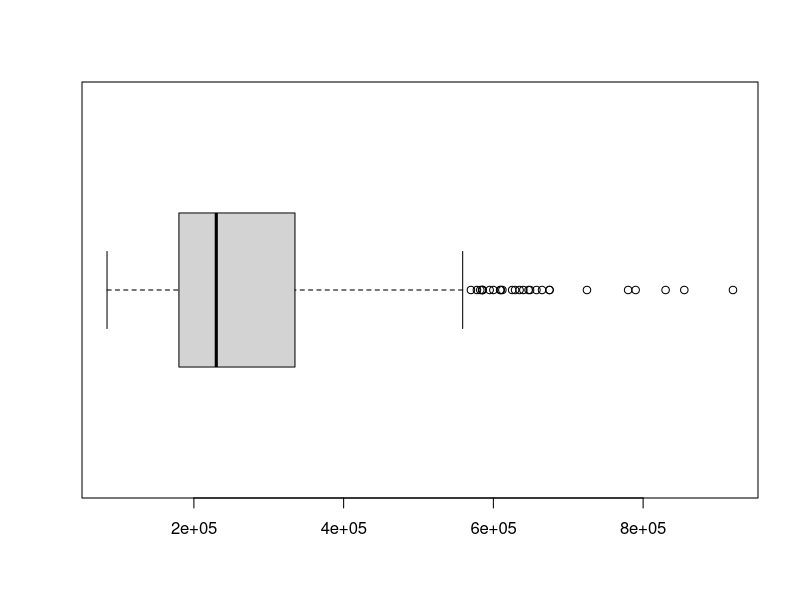
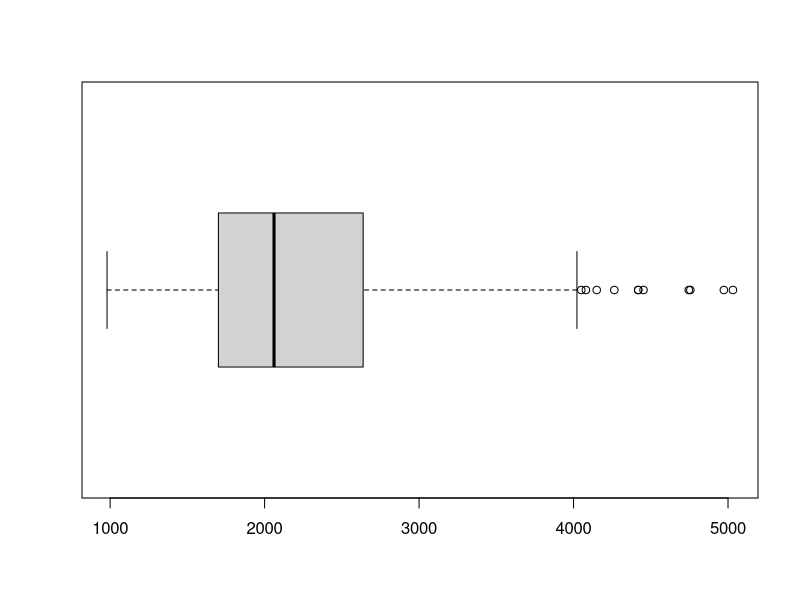
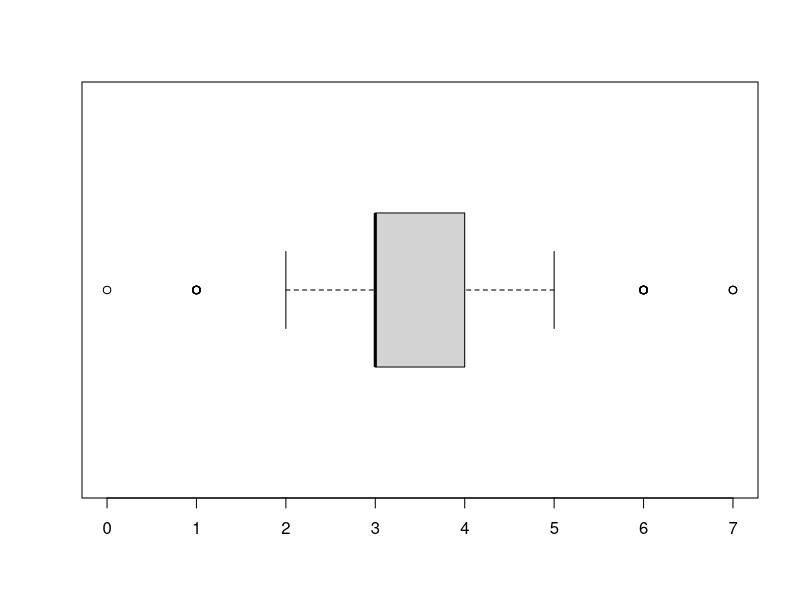
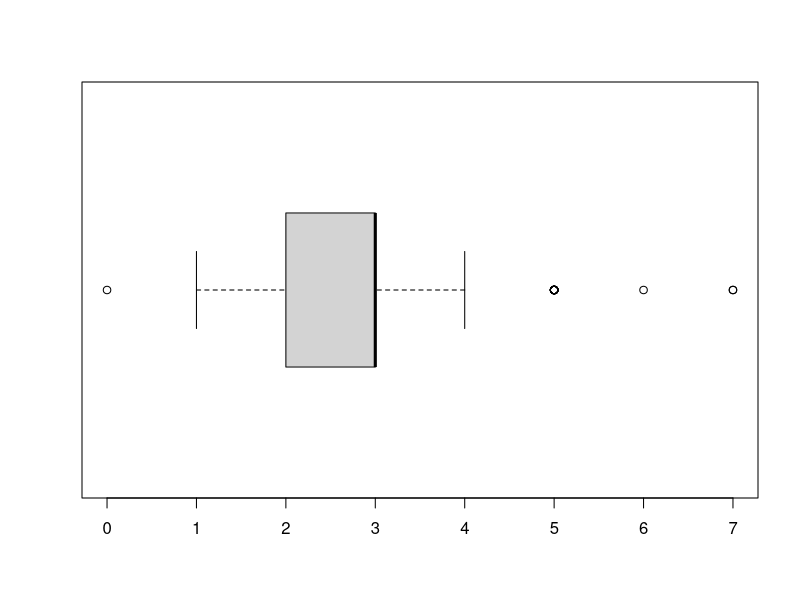
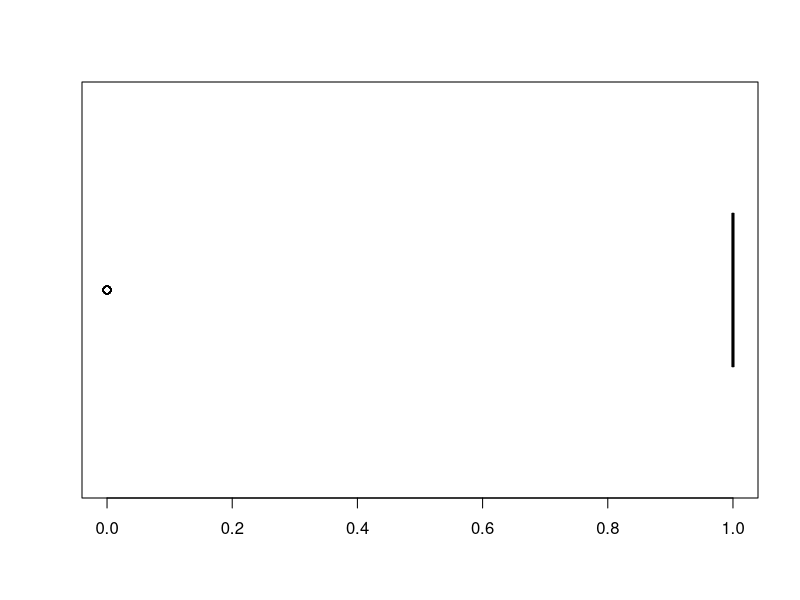
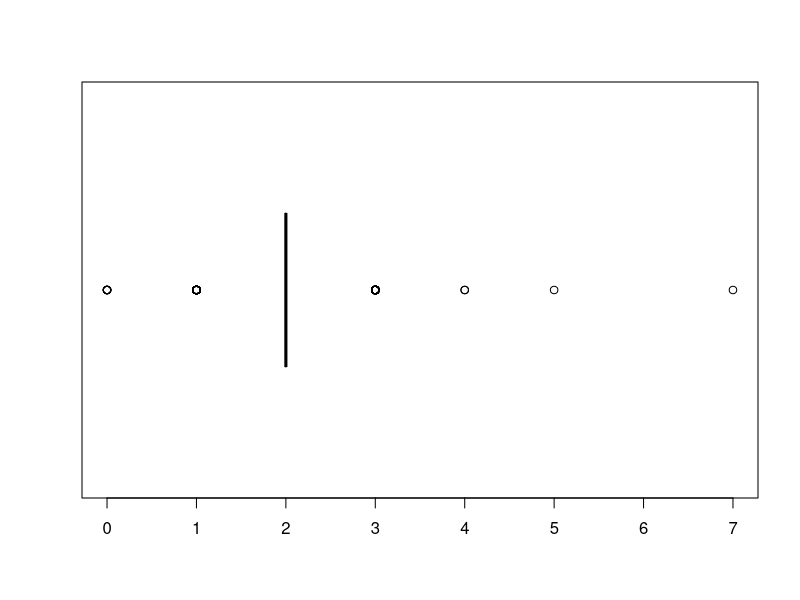
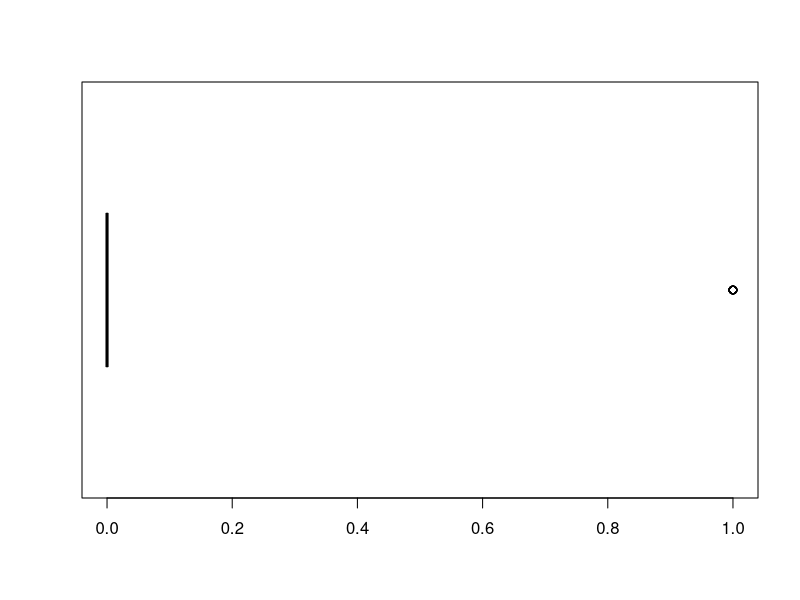
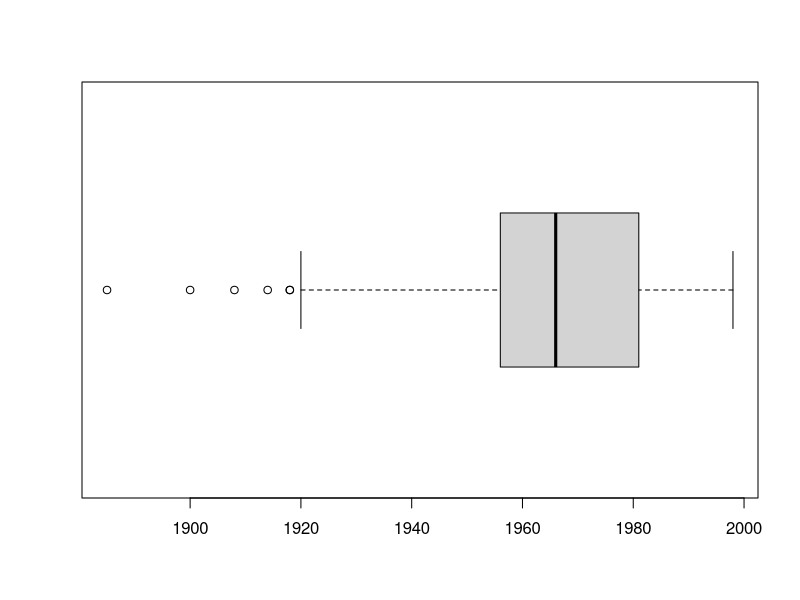

Generate these figures, in order, with R: (Note: this script raises an error after producing the figures.)
getwd();
setwd("C:/Users/Sunidhi Garg/Desktop/SI422 Project");
data=read.table("Data6Team5.txt",header=T)
data
attach(data);

######Box Plots#######
boxplot(y,horizontal = TRUE);
boxplot(x1,horizontal = TRUE);
boxplot(x2,horizontal = TRUE);
boxplot(x3,horizontal = TRUE);
boxplot(x4,horizontal = TRUE);
boxplot(x5,horizontal = TRUE);
boxplot(x6,horizontal = TRUE);
boxplot(x7,horizontal = TRUE);
boxplot(x8,horizontal = TRUE);
boxplot(x9,horizontal = TRUE);
boxplot(x10,horizontal = TRUE);
boxplot(x11,horizontal = TRUE);
pairs(~y+x1+x2+x3+x4+x5+x6+x7+x8+x9+x10+x11);
pairs(~y+x1+x2+x3);
pairs(~y+x4+x5+x6+x7);
pairs(~y+x8+x9+x10+x11);
pairs(~y+x1+x7+x10);

######Normality Tests#######
shapiro.test(log(x1));
shapiro.test(log(y));
qqnorm(log(y));
qqline(log(y));
a=rnorm(500,mean=20,sd=5);
qqnorm(a);
qqline(a);
qqnorm((x1));
qqline((x1));
qqnorm(log(x7));
qqline(log(x7));
qqnorm(log(x10));
qqline(log(x10));

######QQ Plot of residuals#######
mod=lm(y~x1+x2+x3+x4+x5+x6+x7+x8+x9+x10+x11);
resid1=resid(mod);
e=data.frame(resid1);
colnames(e)<-c("Residual");
attach(e);
qqnorm(Residual);
qqline(Residual);

mod=lm(log(y)~x1+x2+x3+x4+x5+x6+x7+x8+x9+x10+x11);
resid1=resid(mod);
e=data.frame(resid1);
colnames(e)<-c("Residual");
attach(e);
qqnorm(Residual);
qqline(Residual);

y=log(y);

########Outlier Detection##########
X=matrix (c(rep(1,nrow(data)),x1,x2,x3,x4,x5,x6,x7,x8,x9,x10,x11),nrow=nrow(data),ncol=12);
H = X%*%solve(t(X)%*%X)%*%t(X);
e=resid(mod)
MSE=tail(anova(mod)[,3],1);
h=diag(H);
semistud <- NULL;
stud <-NULL;
semistud[1:nrow(data)]=0;
stud[1:nrow(data)]=0;
for (i in (1:nrow(data))){
  semistud[i]=e[i]/(sqrt(MSE))
  stud[i]=e[i]/(sqrt(MSE*(1-h[i])))}
png('stud.png');
plot(stud);
dev.off();
stdstud=3*sd(stud);
outlier1=(abs(stud[])>stdstud)
sum(outlier1)
png('semistud.png');
plot(semistud);
dev.off();
stdsemistud=3*sd(semistud);
outlier2=(abs(semistud[])>stdsemistud)
sum(outlier2)

SSE=tail(anova(mod)[,2],1);
del <- NULL;
studdel <- NULL;
del[1:nrow(data)]=0;
studdel[1:nrow(data)]=0;
for (i in (1:nrow(data))){
  semistud[i]=e[i]*sqrt(  (nrow(data)-12-1)  /  ((1-h[i])*(SSE*(1-h[i])-e[i]*e[i]))  )
  del[i]=e[i]*sqrt(  (nrow(data)-12-1)  /  ((1-h[i])*(SSE*(1-h[i])-e[i]*e[i]))  )
  semistud[i]=e[i]/(sqrt(MSE))
  studdel[i]=e[i]*sqrt(  (nrow(data)-12-1)  /  (SSE*(1-h[i])-e[i]*e[i])  )}

png('studdel.png');
plot(studdel);
dev.off();
stdstuddel=3*sd(studdel);
outlier3=(abs(studdel[])>stdstuddel);
sum(outlier3)

png('del.png');
plot(del);
dev.off();
stddel=3*sd(del);
outlier4=(abs(del[])>stddel);
sum(outlier4)

z=(outlier1==TRUE)&(outlier2==TRUE)&(outlier3==TRUE)&(outlier4==TRUE);
sum(z)

png('leverage.png');
plot(h);
dev.off();

bound=2*12/nrow(data);
outlier5=(abs(h[])>bound);
sum(outlier5)

z=((outlier1==TRUE)&(outlier2==TRUE)&(outlier3==TRUE)&(outlier4==TRUE))|(outlier5==TRUE);
sum(z)

#######Checking for influential observations#########
dffits <-NULL;
dffits[1:nrow(data)]=0;
for (i in (1:nrow(data))){
  dffits[i] = studdel[i]*sqrt(h[i]/(1-h[i]))}
png('dffits.png');
plot(dffits);
dev.off();
bound2=2*sqrt(12/nrow(data));
influential1=(abs(dffits[])>bound2);
sum(influential1);

# c = diag(solve(t(X)%*%X));
# mse=0;
# dfbetas1 <-NULL;
# dfbetas1 [1:nrow(data),1:11]=0;
# for (i in (1:nrow(data))){
#     fit = lm(y[-i]~x1[-i]+x2[-i]+x3[-i]+x4[-i]+x5[-i]+x6[-i]+x7[-i]+x8[-i]+x9[-i]+x10[-i]+x11[-i])
#     mse <- tail(anova(fit)[,3],1)
#     for (j in (1:12)){
#     dfbetas1[i][j]=(mod$coeff[j] - fit$coeff[j])/sqrt(mse*c[j])}}
# 
# png('dfbetas1.png');
# plot(dfbetas1);
# dev.off();
# influential2=(abs(dfbetas[])>bound2);
# sum(influential2);

A=dfbeta(mod);
B=ifelse(A[,]>bound2,1,0)
C=data.frame(rowSums(B));
sum(C)

influential=(C==1)&(influential1==TRUE);
sum(influential)

detected=(influential==TRUE)&(z==TRUE);
sum(detected)

# count=0;
# newdata=matrix(0,(nrow(data)-sum(detected)),13);
# for (i in (1:nrow(data)) ){
#   if(detected[i]==FALSE)
#      {
#        count=count+1;
#        count
#        newdata[count,] <- c(data[i,]);
#      }
# }

temp<-NULL;
for(i in (1:nrow(data)) ){
  if(detected[i]==TRUE)
    temp <- c(temp,data[i,1])
}

remove(y);
newdata <- data[-c(temp),];
attach(newdata);
length(y)
length(x2)

########Multicollienarity###########
vif<-NULL;
mod1=lm(y~x2+x3+x4+x5+x6+x7+x8+x9+x10+x11);
R=summary(mod1)$r.squared;
vi=1/(1-R);
vif <- c(vif,vi);
mod1=lm(y~x1+x3+x4+x5+x6+x7+x8+x9+x10+x11);
R=summary(mod1)$r.squared;
vi=1/(1-R);
vif <- c(vif,vi);
mod1=lm(y~x2+x1+x4+x5+x6+x7+x8+x9+x10+x11);
R=summary(mod1)$r.squared;
vi=1/(1-R);
vif <- c(vif,vi);
mod1=lm(y~x2+x3+x1+x5+x6+x7+x8+x9+x10+x11);
R=summary(mod1)$r.squared;
vi=1/(1-R);
vif <- c(vif,vi);
mod1=lm(y~x2+x3+x4+x1+x6+x7+x8+x9+x10+x11);
R=summary(mod1)$r.squared;
vi=1/(1-R);
vif <- c(vif,vi);
mod1=lm(y~x2+x3+x4+x5+x1+x7+x8+x9+x10+x11);
R=summary(mod1)$r.squared;
vi=1/(1-R);
vif <- c(vif,vi);
mod1=lm(y~x2+x3+x4+x5+x6+x1+x8+x9+x10+x11);
R=summary(mod1)$r.squared;
vi=1/(1-R);
vif <- c(vif,vi);
mod1=lm(y~x2+x3+x4+x5+x6+x7+x1+x9+x10+x11);
R=summary(mod1)$r.squared;
vi=1/(1-R);
vif <- c(vif,vi);
mod1=lm(y~x2+x3+x4+x5+x6+x7+x8+x1+x10+x11);
R=summary(mod1)$r.squared;
vi=1/(1-R);
vif <- c(vif,vi);
mod1=lm(y~x2+x3+x4+x5+x6+x7+x8+x9+x1+x11);
R=summary(mod1)$r.squared;
vi=1/(1-R);
vif <- c(vif,vi);
mod1=lm(y~x2+x3+x4+x5+x6+x7+x8+x9+x10+x1);
R=summary(mod1)$r.squared;
vi=1/(1-R);
vif <- c(vif,vi);
vif
#All the Variance Inflation Factors are less than 10, so no multicolinearity in dataset

#######Removing Categorical Variable#########
x9_1=matrix(0,517,1);
x9_2=matrix(0,517,1);
x9_3=matrix(0,517,1);
x9_4=matrix(0,517,1);
x9_5=matrix(0,517,1);
x9_6=matrix(0,517,1);
x9_7=matrix(0,517,1);
x9_8=matrix(0,517,1);
x9_9=matrix(0,517,1);
x9_10=matrix(0,517,1);
x9_11=matrix(0,517,1);
for (i in (1:nrow(newdata))){
  if (x9[i]==1) x9_1[i]=1
  else if (x9[i]==2) x9_2[i]=1
  else if (x9[i]==3) x9_3[i]=1
  else if (x9[i]==4) x9_4[i]=1
  else if (x9[i]==5) x9_5[i]=1
  else if (x9[i]==6) x9_6[i]=1
  else if (x9[i]==7) x9_7[i]=1
  else if (x9[i]==8) x9_8[i]=1
  else if (x9[i]==9) x9_9[i]=1
  else if (x9[i]==10) x9_10[i]=1
  else if (x9[i]==11) x9_11[i]=1
}

x2_1=matrix(0,517,1);
x2_2=matrix(0,517,1);
x2_3=matrix(0,517,1);
x2_4=matrix(0,517,1);
x2_5=matrix(0,517,1);
x2_6=matrix(0,517,1);
for (i in (1:nrow(newdata))){
  if (x2[i]==1) x2_1[i]=1
  else if (x2[i]==2) x2_2[i]=1
  else if (x2[i]==3) x2_3[i]=1
  else if (x2[i]==4) x2_4[i]=1
  else if (x2[i]==5) x2_5[i]=1
  else if (x2[i]==6) x2_6[i]=1
}

x3_1=matrix(0,517,1);
x3_2=matrix(0,517,1);
x3_3=matrix(0,517,1);
x3_4=matrix(0,517,1);
x3_5=matrix(0,517,1);
x3_6=matrix(0,517,1);
for (i in (1:nrow(newdata))){
  if (x3[i]==1) x3_1[i]=1
  else if (x3[i]==2) x3_2[i]=1
  else if (x3[i]==3) x3_3[i]=1
  else if (x3[i]==4) x3_4[i]=1
  else if (x3[i]==5) x3_5[i]=1
  else if (x3[i]==6) x3_6[i]=1
}

x5_1=matrix(0,517,1);
x5_2=matrix(0,517,1);
x5_3=matrix(0,517,1);
x5_4=matrix(0,517,1);
x5_5=matrix(0,517,1);
x5_6=matrix(0,517,1);
for (i in (1:nrow(newdata))){
  if (x5[i]==1) x5_1[i]=1
  else if (x5[i]==2) x5_2[i]=1
  else if (x5[i]==3) x5_3[i]=1
  else if (x5[i]==4) x5_4[i]=1
  else if (x5[i]==5) x5_5[i]=1
  else if (x5[i]==6) x5_6[i]=1
}

x8_1=matrix(0,517,1);
x8_2=matrix(0,517,1);
for (i in (1:nrow(newdata))){
  if (x8[i]==1) x8_1[i]=1
  else if (x8[i]==2) x8_2[i]=1
}

keeps <- c("y", "x1","x4","x6","x7","x10","x11");
newdata=newdata[keeps];

newdata <- data.frame(newdata,x2_1,x2_2,x2_3,x2_4,x2_5,x2_6,x3_1,x3_2,x3_3,x3_5,x3_6,x5_1,x5_2,x5_4,x8_1,x9_1,x9_2,x9_3,x9_4,x9_6);

newdata1=newdata[1:390,];
newdata2=newdata[391:522,];

#########AIC Criterion##########
lm1 <- lm(y ~ .,data=newdata1);
step(lm1, direction="both",steps=2000, k=2);

#########SBC Criterion##########
lm1 <- lm(y ~ .,data=newdata1);
step(lm1, direction="both",steps=2000, k=log(nrow(data)));

#########Cp Criterion###########
step(lm1, direction="both", scale=(summary(lm1)$sigma)^2);
library(leaps);
P<-model.matrix(lm1)[,-1];
#a=leaps(P,y,nbest=3);
#b=matrix(c(a$size-1,a$Cp, a$which),ncol=10);

########Adjusted R^2 and Press Criterion#########
library(leaps)
P<-model.matrix(lm1)[,-1]
#c=leaps(P, y, method="adjr2",nbest=3);
#d=leaps(P, y, method="r2",nbest=3);


mod=lm(y~x1+x7+x10+x3_1+x3_2+x3_6+x5_2+x8_1+x9_1,data=newdata1);
anova(mod);
keeps <- c("y", "x1","x7","x10","x3_1","x3_2","x3_6","x5_2","x8_1","x9_1");
newdata2=newdata2[keeps];

F=predict(mod,newdata2);
G=F-newdata2$y;
G=G^2;
Val=sum(G,na.rm=TRUE);
MSE=Val/132;
end
